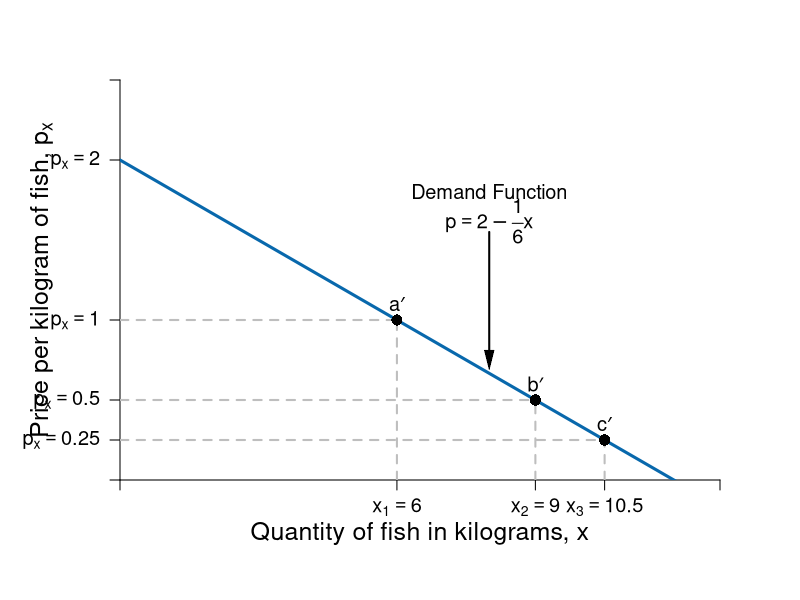

Source code (R):
require(shape)
pdf(file = "offer_demand_new.pdf", width = 9, height = 7)

#Set parameters for graphics
axislabelsize <- 1.5
labelsize <- 1.2
graphlinewidth <- 3
segmentlinewidth <- 2

COL <- c("#7fc97f", "#beaed4", "#fdc086", "#ffff99", "#386cb0", "#f0027f", "#bf5b17", "#666666")
COLA <- c("#99d8c9","#66c2a4","#41ae76", "#238b45", "#005824")
COLB <- c("#4eb3d3", "#2b8cbe", "#0868ac","#084081")

#Edited the margins to cater for the larger LHS labels
par(mar =  c(6, 6, 4, 4))

mrsA <- function(x, rmax = 10, xmax = 20) {
  rmax - (rmax/xmax)*x
}


uA <- function(x, y, rmax = 2, xmax = 12) {
  y + rmax*x - (1/2)*(rmax/xmax)*x^2
}

indiffA1 <- function(x, uA = 10, rmax = 2.5, xmax = 10) {
  uA - rmax*x + (1/2)*(rmax/xmax)*(x^2)
}

offerCurve <- function(x, w, rmax = 2, xmax = 12) {
  w - rmax*x + (rmax/xmax)*x^2
}

bcA <- function(x, w = 20, p = 2) {
  w - p*x
}


xlims <- c(0, 13)
ylims <- c(0, 2.5)

npts <- 501 
x <- seq(xlims[1], xlims[2], length.out = npts)
y <- seq(ylims[1], ylims[2], length.out = npts) 
a <- c(13, 16.75, 19.25)

plot(0, 0, xlim = xlims, ylim = ylims, type = "n",
     xlab = expression(paste("")),
     ylab = expression(paste("")), 
     xaxt = "n", 
     yaxt = "n", 
     cex.lab = axislabelsize, 
     bty = "n",
     xaxs="i", 
     yaxs="i")

# ticksy <- seq(from = ylims[1], to = ylims[2], by = 2)
# ylabels <- seq(from = ylims[1], to = ylims[2], by = 2)
# ticksx <- seq(from = xlims[1], to = xlims[2], by = 2)
# xlabels <- seq(from = xlims[1], to = xlims[2], by = 2)
ticksy <- c(0, 0.25, 0.5, 1, 2, ylims[2])
ylabels <- c(NA, expression(paste(p[x] == 0.25)), expression(paste(p[x]==0.5)), expression(paste(p[x]==1)), expression(paste(p[x]==2)), NA)
ticksx <- c(0, 6, 9, 10.5,  xlims[2])
xlabels <- c(NA, expression(paste(x[1]) == 6), expression(paste(x[2])==9), expression(paste(x[3])==10.5), NA)




axis(1, at = ticksx, pos = 0, labels = xlabels, cex.axis = labelsize)
axis(2, at = ticksy, pos = 0, labels = ylabels, las = 1, cex.axis = labelsize)

npts <- 500 
xx1 <- seq(xlims[1], xlims[2], length.out = npts)

#lines(xx1, bcA(xx1, w = 10, p = 1.5), col = COLB[3], lwd = graphlinewidth)
lines(xx1, mrsA(xx1, rmax = 2, xmax = 12), col = COLB[3], lwd = graphlinewidth)
#lines(xx1, bcA(xx1, w = 10, p = 0.5), col = COLB[3], lwd = graphlinewidth)
#lines(xx1, bcA(xx1, w = 10, p = 0.25), col = COLB[3], lwd = graphlinewidth)


#Label the axes
mtext(expression(paste("Quantity of fish in kilograms, ", x)), side=1, line = 2.5, cex = axislabelsize)
text(-1.7, 0.5*ylims[2], expression(paste("Price per kilogram of fish, ", p[x])), xpd = TRUE, cex = axislabelsize, srt = 90) 

#Label the indifference curves
# text(11.8, 1.3, expression(u[1]))
# text(11.8, 5.1, expression(u[2]))
# text(11.8, 7.6, expression(u[3]))

#Label the price lines
# text(8, 0.9, expression(paste(pl[1], ", ", p[x] == 0.25)))
# text(11.3, 3.75, expression(paste(pl[2], ", ", p[x] == 0.5)))
# text(11.3, 6.8, expression(paste(pl[3], ", ", p[x] == 1)))

#Label the offer curve
text(8, 1.8, expression("Demand Function"), cex = labelsize)
text(8, 1.62, expression(p == 2 - frac(1,6)*x), cex = labelsize)
Arrows(8, 1.55, 8, 0.75, col = "black", lty = 1, lwd = 2, arr.type = "triangle", arr.lwd = 0.5)

#Add the offer curve (superimposed on the indifference curves tangent to the price lines)
#xx2 <- seq(2, xlims[2], length.out = npts)
#lines(xx2, offerCurve(xx2, w = 10, rmax = 2, xmax = 12), col = COL[3], lwd = graphlinewidth)

#Segments for points on Offer curve
segments(0, 1, 6, 1, lty = 2, col = "gray" , lwd = segmentlinewidth)
segments(6, 0, 6, 1, lty = 2, col = "gray" , lwd = segmentlinewidth)
segments(0, 0.5, 9, 0.5, lty = 2, col = "gray" , lwd = segmentlinewidth)
segments(9, 0, 9, 0.5, lty = 2, col = "gray" , lwd = segmentlinewidth)
segments(0, 0.25, 10.5, 0.25, lty = 2, col = "gray" , lwd = segmentlinewidth)
segments(10.5, 0, 10.5, 0.25, lty = 2, col = "gray" , lwd = segmentlinewidth)

#Annotate points on offer curve mrs = p for each of p = 1, 0.5, 0.25
#Where mrs = 2 - (1/6)*x
points(6, 1, pch = 16, col = "black", cex = 1.5)
points(9, 0.5, pch = 16, col = "black", cex = 1.5)
points(10.5, 0.25, pch = 16, col = "black", cex = 1.5)

text(6, 1.1, expression(paste(a*minute)), cex = labelsize)
text(9, 0.6, expression(paste(b*minute)), cex = labelsize)
text(10.5, 0.35, expression(paste(c*minute)), cex = labelsize)

dev.off()
